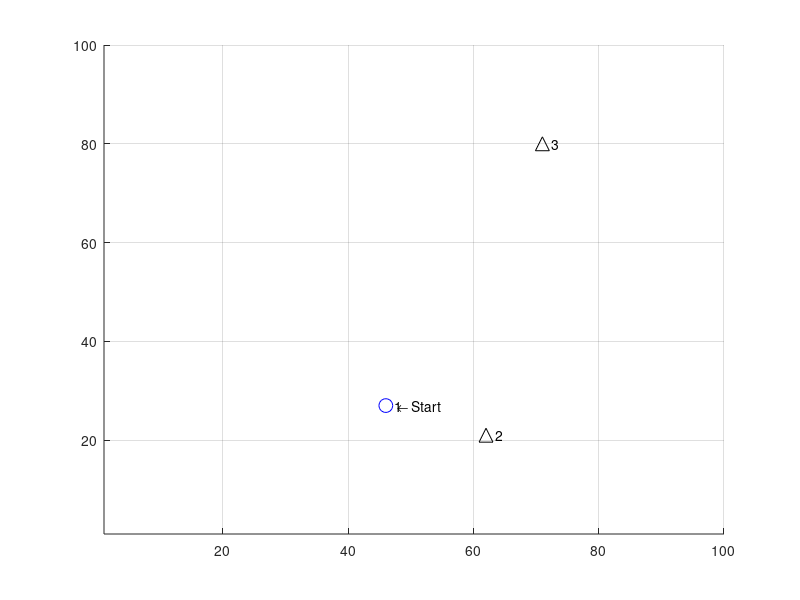

This chart was generated by the following MATLAB code: (Note: this script raises an error after producing the figure.)
% TSP GA
% Kai brooks
% Jun 2019
% Description
%
% Solves the travelling salesman problem using a genetic algorithm

% Init
clc
close all
clear all
format

rng('shuffle')

maxCities = 3;  % number of cities to visit
minLoc = 1;  % minimum coordinate to generate for city locations
maxLoc = 100;  % maximum coordinate to generate for city locations
verbose = 1;    % outputs things, maybe
attempts = 100; % number of attempts to bruteforce the solution before giving up
plotMarkerSize = 10;   % size of markers on map
totalDist = 0;   % total distance travelled
o_nn = 0;        % big o for nearest neighbor method
o_bf = 0;        % big o for bruteforce method
maxCpuTime = 100; % max loops various functions will use before giving up and moving on

gifOutput = 1;  % outputs a gif or not
gifWritten = 0;

nn = 0;         % nearest-neighbor algorithm
bf = 1;         % bruteforce algorithm


% Generate points
cities = randi([minLoc, maxLoc],2,maxCities); % generate crooked matrix
cities = rot90(cities);  % rotate to form cities(x1,y1) for each point
cities = unique(cities,'rows'); % remove duplicate entries

if (length(cities) ~= maxCities)
    %fprintf('*** Generated duplicate city coordinates, pruning %i entries.\n*** New maxCities = %i \n', maxCities - length(cities), length(cities))
end

maxCities = length(cities);  % shorten everything else if we don't have enough cities


startingCity = 1; %randi(maxCities);
currentCity = startingCity;

visited = zeros([maxCities],1); % boolean to mark each visited city
visited(currentCity) = 1;

visitedOrder = zeros([maxCities],1); % vector to store the order which we visited each city
visitedOrder(currentCity) = 1;

% Create bruteforce path matrix: o(n!)
arr = [2:maxCities];
bfVisitOrder = perms(arr);
fprintf('Bruteforce computation will take %i iterations\n',length(bfVisitOrder))
bfVisitOrder = rot90(bfVisitOrder); % flip it to make indexing easier

arr = ones(1,length(bfVisitOrder));

bfVisitOrder = [arr;bfVisitOrder];


% Add original city back onto end
for i = 1:length(bfVisitOrder)
    %bfVisitOrder(maxCities+1,i) = bfVisitOrder(1,i);
end

% Delete entries that don't begin with city 1
% for i = 1:length(bfVisitOrder)
%     fprintf('Checking %i\n',i)
%     k = length(bfVisitOrder);
%     if bfVisitOrder(i) ~= 1;
%         fprintf('Trying to delete %i\n',i)
%         bfVisitOrder(:,i) = [];
%         fprintf('Deleted %i\n',i)
%         
%     end
% end

% Map cities to give the user something to look at while we compute
f = figure('units','normalized','outerposition',[0 0 1 1]);
%figure
axis tight manual % this ensures that getframe() returns a consistent size
filename = 'nn.gif';
hold on
grid on

xlim([minLoc maxLoc])
ylim([minLoc maxLoc])

txt = '    \leftarrow Start';

% Plot cities
for i=1:maxCities

    if i == startingCity
        plot(cities(i,1),cities(i,2),'bo','MarkerSize',plotMarkerSize)

    else
        plot(cities(i,1),cities(i,2),'k^','MarkerSize',plotMarkerSize)
    end
    text(cities(i,1),cities(i,2),sprintf('   %i', i))

end
        
txt = '    \leftarrow Start';
text(cities(startingCity,1),cities(startingCity,2),txt)

% Algorithms
% Bruteforce Algorithm
%bfVisitOrder
%cities
if bf == 1
    minDist = maxLoc^2;  % Starting minimum distance
    % while sum(visited) < maxCities
    
    for j=1:length(bfVisitOrder)
        o_bf = o_bf + 1;
        
        for i=1:maxCities %+1 to account for return to start
            o_bf = o_bf + 1;
            
            a = [cities(bfVisitOrder(i,j),1),cities(bfVisitOrder(i),2)];
            b = [cities(bfVisitOrder(i+1),1),cities(bfVisitOrder(i+1),2)];
            
            checkDistance = [a;b]; % select two points
            distance = pdist(checkDistance,'euclidean');   % find distance between them
            %distance = floor(distance); % truncate
            totalDist = totalDist + distance;
            
            bfSegmentDistances(i,j) = distance; 
            
            
        end
        
        bfDistances(j) = totalDist; % store the total path length      
        totalDist = 0;              % reset for the next run
        
    end
    
    % Find min value
    [bfMinDist,bfMinIndex] = min(bfDistances)
    bfVisitOrder(:,bfMinIndex)
    
    %min(bfDist)
    %bfDist(j)
    
    %bfDist
%     bfMinIndex
%     bfDistances(bfMinIndex)
    
    % Plot it
    for i=1:maxCities
        
        a = [cities(bfVisitOrder(i,bfMinIndex),1), cities(bfVisitOrder(i,bfMinIndex),2)];
        b = [cities(bfVisitOrder(i+1,bfMinIndex),1), cities(bfVisitOrder(i+1,bfMinIndex),2)];
        x = [a(1), b(1)];
        y = [a(2), b(2)];
        plot(x,y,'b--','LineWidth',plotMarkerSize/8)
        
        
    %bfVisitOrder(i:4,bfShortest) gives path
   
    end
   
end

% Reset variables
totalDist = 0;
minDist = 0;

% Nearest Neighbor Algorithm
if nn == 1
    for j = 2:maxCities
        
        o_nn = o_nn + 1;
        
        ccLoc = [cities(currentCity,1), cities(currentCity,2)]; % coords of current city
        
        minDist = maxLoc^2;   % starting distance, make maximum possible
        
        for i = 1:maxCities
            o_nn = o_nn + 1;
            
            if visited(i) == 1, continue, end % skip cities we've visited
            
            a = ccLoc;  % current city coordinates
            b = [cities(i,1),cities(i,2)];
            
            checkDistance = [a;b]; % select two points
            
            distance = pdist(checkDistance,'euclidean');    % find distance between them
            
            % Draw decision lines
            if gifOutput == 1
                % Draw 'decision' line
                x = [cities(currentCity,1), cities(i,1)];
                y = [cities(currentCity,2), cities(i,2)];
                plot(x,y,'g:','LineWidth',plotMarkerSize/8)
                
                
                drawnow
                % Capture the plot as an image
                title("" + o_nn)
                if  gifWritten == 0
                    gifWritten = 1;
                    gif('nn.gif','DelayTime',0.01,'LoopCount',1,'frame',gcf)
                else
                    gifWritten = 1;
                    gif
                end
            end

            if distance < minDist
                minDist = distance;
                nextCity = i;
                nextLoc = [cities(i,1),cities(i,2)];
            end
           
            
        end
        
        if j == maxCities+1
                a = [cities(maxCities,1),maxCities(2)];  % current city coordinates
                b = [cities(1,1),cities(1,2)];
                
                checkDistance = [a;b]; % select two points
                distance = pdist(checkDistance,'euclidean');   % find distance between them
                totalDist = totalDist + distance;
            end
        
        %  what we found for the next move
        minDist;
        nextCity;
        
        %fprintf('Moving to city %i with a distance of %.2f \n',nextCity,minDist)
        
        % Plot line to shortest next, vector 1 is both x's, 2 is both y's
        x = [cities(currentCity,1), cities(nextCity,1)];
        y = [cities(currentCity,2), cities(nextCity,2)];
        plot(x,y,'r--','LineWidth',plotMarkerSize/8)
        
        %txt = 'Next \rightarrow  ';
        %text(cities(nextCity,1),cities(nextCity,2),txt,'HorizontalAlignment','right')
        
        % Update for next loop
        currentCity = nextCity;
        visited(nextCity) = 1;
        visitedOrder(j) = nextCity;
        totalDist = totalDist + minDist;
        
        % Break if we've visited everything
        if sum(visited) == maxCities, break, end
        
    end
    
    % Complete the loop
    a = ccLoc;  % current city coordinates
    b = [cities(startingCity,1),cities(startingCity,2)];
    
    checkDistance = [a;b]; % select two points
    distance = pdist(checkDistance,'euclidean');
    totalDist = totalDist + distance; % Update total distance once more
    
    x = [cities(currentCity,1), cities(startingCity,1)];
    y = [cities(currentCity,2), cities(startingCity,2)];
    plot(x,y,'r--','LineWidth',plotMarkerSize/8)
    
    drawnow
    gif
    
end




fprintf('-- Travelling done! -- \n')

o_bf
bruteforce_distance = bfDistances(bfMinIndex)
bruteforce_minimum_vec = min(bfDistances)


nn_distance = totalDist
o_nn
